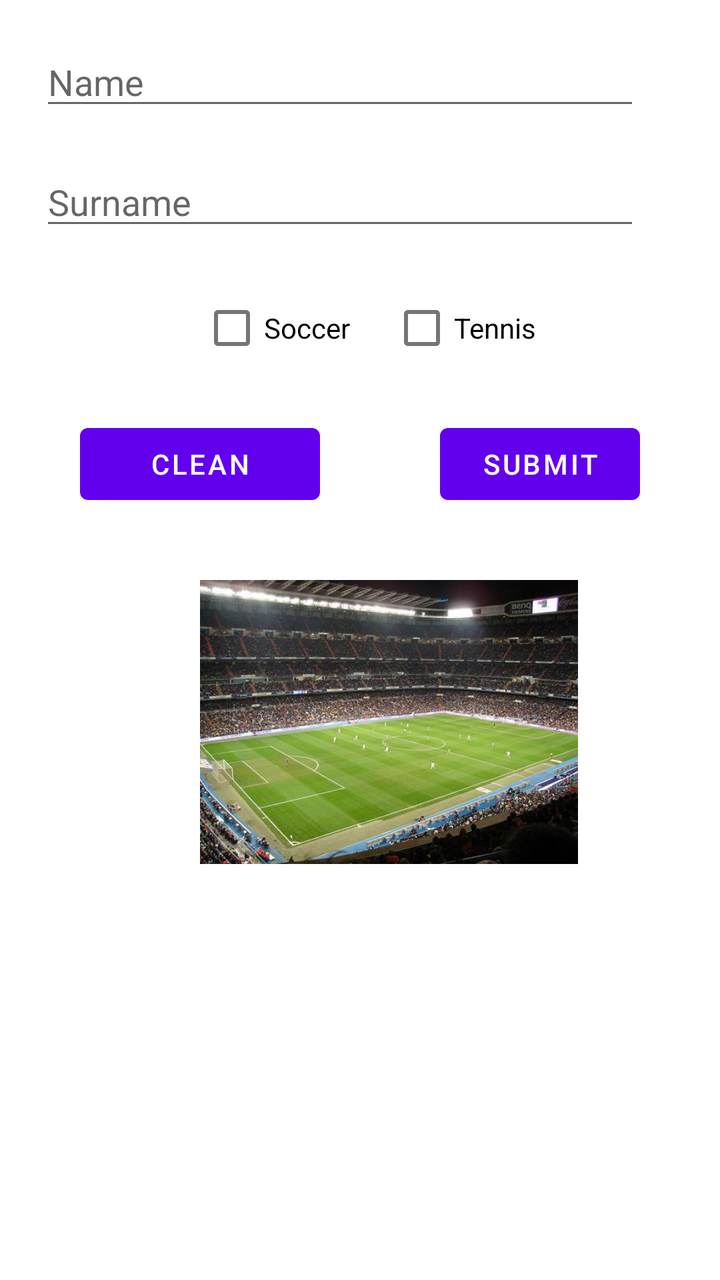
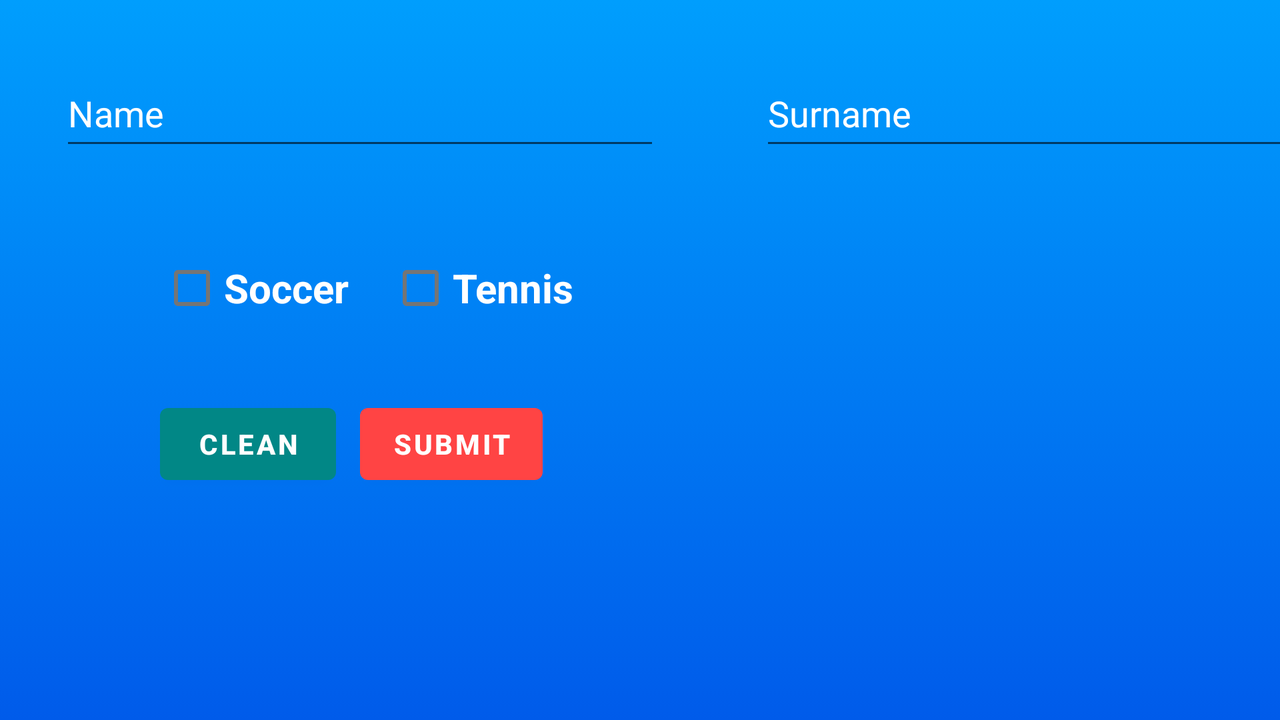

The same Android screen from two of the app's own layout files: first res/layout/ as a phone draws it, then the repository's variant for another configuration, drawn on a device whose configuration selects that folder. Both files follow.
<!-- AndroidManifest.xml: application theme Theme.FinalProject_MDP -->
<!-- res/layout/activity_main.xml -->
<?xml version="1.0" encoding="utf-8"?>
<LinearLayout xmlns:android="http://schemas.android.com/apk/res/android"
    xmlns:app="http://schemas.android.com/apk/res-auto"
    xmlns:tools="http://schemas.android.com/tools"
    android:layout_width="match_parent"
    android:layout_height="match_parent"
    android:orientation="vertical"
    tools:context=".MainActivity">

    <EditText
        android:id="@+id/et1"
        android:layout_width="300dp"
        android:layout_height="40dp"
        android:layout_marginLeft="20dp"
        android:layout_marginTop="20dp"
        android:layout_marginRight="20dp"
        android:hint="Name"
        />
    <EditText
        android:id="@+id/et2"
        android:layout_width="300dp"
        android:layout_height="40dp"
        android:layout_marginLeft="20dp"
        android:layout_marginTop="20dp"
        android:layout_marginRight="20dp"
        android:hint="Surname"
        />
    <LinearLayout
        android:layout_width="match_parent"
        android:layout_height="wrap_content"
        android:layout_marginTop="20dp"
        android:orientation="horizontal">
        <CheckBox
            android:id="@+id/checkBox_soccer"
            android:layout_width="wrap_content"
            android:layout_height="wrap_content"
            android:layout_marginLeft="100dp"
            android:text="@string/checkB_soccer"
            />
        <CheckBox
            android:id="@+id/checkBox_tennis"
            android:layout_width="wrap_content"
            android:layout_height="wrap_content"
            android:layout_marginLeft="20dp"
            android:text="@string/checkB_tennis"
            />
    </LinearLayout>

    <RelativeLayout
        android:layout_width="match_parent"
        android:layout_height="wrap_content">

        <Button
            android:id="@+id/clean_btn"
            android:layout_width="match_parent"
            android:layout_height="wrap_content"
            android:layout_marginLeft="40dp"
            android:layout_marginTop="20dp"
            android:layout_marginRight="200dp"
            android:text="Clean"

            />

        <Button
            android:id="@+id/bSubmit"
            android:layout_width="match_parent"
            android:layout_height="wrap_content"
            android:layout_marginLeft="220dp"
            android:layout_marginTop="20dp"
            android:layout_marginRight="40dp"
            android:onClick="activity_recycler"
            android:text="Submit" />


    </RelativeLayout>

    <ImageView
        android:id="@+id/imageView"
        android:layout_width="189dp"
        android:layout_height="170dp"
        android:layout_marginLeft="100dp"
        android:layout_marginTop="20dp"
        android:layout_marginRight="20dp"
        app:srcCompat="@drawable/futbol" />
</LinearLayout>
<!-- resources referenced by this layout -->
<resources>
  <!-- drawable futbol: jpg bitmap (drawable-v24, 49460 bytes) -->
  <string name="checkB_soccer">Soccer</string>
  <string name="checkB_tennis">Tennis</string>
  <style name="Theme.FinalProject_MDP" parent="Theme.MaterialComponents.DayNight.DarkActionBar">
          
          <item name="colorPrimary">@color/purple_500</item>
          <item name="colorPrimaryVariant">@color/purple_700</item>
          <item name="colorOnPrimary">@color/white</item>
          
          <item name="colorSecondary">@color/teal_200</item>
          <item name="colorSecondaryVariant">@color/teal_700</item>
          <item name="colorOnSecondary">@color/black</item>
          
          <item name="android:statusBarColor" tools:targetApi="l">?attr/colorPrimaryVariant</item>
          
      </style>
  <color name="purple_500">#FF6200EE</color>
  <color name="purple_700">#FF3700B3</color>
  <color name="white">#FFFFFFFF</color>
  <color name="teal_200">#FF03DAC5</color>
  <color name="teal_700">#FF018786</color>
  <color name="black">#FF000000</color>
</resources>
<!-- res/layout-land/activity_main.xml (the repository's variant of the layout above) -->
<!-- drawn on the phone turned sideways -->
<?xml version="1.0" encoding="utf-8"?>
<LinearLayout xmlns:android="http://schemas.android.com/apk/res/android"
    xmlns:app="http://schemas.android.com/apk/res-auto"
    xmlns:tools="http://schemas.android.com/tools"
    android:layout_width="match_parent"
    android:layout_height="match_parent"
    android:background="@drawable/gradient_background"
    android:orientation="vertical"
    tools:context=".MainActivity">
    <LinearLayout
        android:layout_width="match_parent"
        android:layout_height="wrap_content"
        android:orientation="horizontal">
    <EditText
        android:id="@+id/et1"
        android:layout_width="300dp"
        android:layout_height="50dp"
        android:layout_marginLeft="30dp"
        android:layout_marginTop="30dp"
        android:layout_marginRight="20dp"
        android:hint="Name"
        android:textColor="@color/white"
        android:textColorHint="@color/white" />

    <EditText
        android:id="@+id/et2"
        android:layout_width="300dp"
        android:layout_height="50dp"
        android:layout_marginLeft="30dp"
        android:layout_marginTop="30dp"
        android:layout_marginRight="20dp"
        android:hint="Surname"
        android:textColor="@color/white"
        android:textColorHint="@color/white" />
    </LinearLayout>

    <LinearLayout
        android:layout_width="match_parent"
        android:layout_height="wrap_content"
        android:layout_marginTop="40dp"
        android:orientation="horizontal">

        <CheckBox
            android:id="@+id/checkBox_soccer"
            android:layout_width="wrap_content"
            android:layout_height="wrap_content"
            android:layout_marginLeft="80dp"
            android:text="@string/checkB_soccer"
            android:textColor="@color/white"
            android:textSize="20sp"
            android:textStyle="bold" />

        <CheckBox
            android:id="@+id/checkBox_tennis"
            android:layout_width="wrap_content"
            android:layout_height="wrap_content"
            android:layout_marginLeft="20dp"
            android:text="@string/checkB_tennis"
            android:textColor="@color/white"
            android:textSize="20sp"
            android:textStyle="bold" />
    </LinearLayout>

    <RelativeLayout
        android:layout_width="match_parent"
        android:layout_height="wrap_content"
        android:layout_marginTop="10dp">

        <Button
            android:id="@+id/clean_btn"
            android:layout_width="wrap_content"
            android:layout_height="wrap_content"
            android:layout_marginLeft="80dp"
            android:layout_marginTop="20dp"
            android:layout_marginRight="200dp"
            android:layout_marginBottom="20dp"
            android:text="Clean"

            android:textStyle="bold"
            app:backgroundTint="?attr/colorSecondaryVariant" />

        <Button
            android:id="@+id/bSubmit"
            android:layout_width="wrap_content"
            android:layout_height="wrap_content"
            android:layout_marginLeft="180dp"
            android:layout_marginTop="20dp"
            android:layout_marginRight="40dp"
            android:layout_marginBottom="20dp"
            android:onClick="activity_recycler"
            android:text="Submit"
            android:textStyle="bold"
            app:backgroundTint="@android:color/holo_red_light" />
        <ImageView
            android:id="@+id/imageView"
            android:layout_width="wrap_content"
            android:layout_height="wrap_content"
            android:layout_marginLeft="300dp"
            android:layout_marginTop="0dp"
            android:layout_marginRight="20dp"
            android:layout_marginBottom="40dp"
            android:src="@drawable/sportscenter"
            />

    </RelativeLayout>



</LinearLayout>
<!-- resources referenced by the variant -->
<!-- as the phone turned sideways resolves them -->
<resources>
  <color name="white">#FFFFFFFF</color>
  <!-- drawable gradient_background (drawable) -->
  <?xml version="1.0" encoding="utf-8"?>
  <selector xmlns:android="http://schemas.android.com/apk/res/android">
      <item>
          <shape>
              <gradient android:angle="90"
                  android:startColor="#005bea"
                  android:endColor="#009efd"
                  android:type="linear"/>
          </shape>
      </item>
  </selector>
  <string name="checkB_soccer">Soccer</string>
  <string name="checkB_tennis">Tennis</string>
  <style name="Theme.FinalProject_MDP" parent="Theme.MaterialComponents.DayNight.DarkActionBar">
          
          <item name="colorPrimary">@color/purple_500</item>
          <item name="colorPrimaryVariant">@color/purple_700</item>
          <item name="colorOnPrimary">@color/white</item>
          
          <item name="colorSecondary">@color/teal_200</item>
          <item name="colorSecondaryVariant">@color/teal_700</item>
          <item name="colorOnSecondary">@color/black</item>
          
          <item name="android:statusBarColor" tools:targetApi="l">?attr/colorPrimaryVariant</item>
          
      </style>
  <color name="purple_500">#FF6200EE</color>
  <color name="purple_700">#FF3700B3</color>
  <color name="teal_200">#FF03DAC5</color>
  <color name="teal_700">#FF018786</color>
  <color name="black">#FF000000</color>
</resources>
